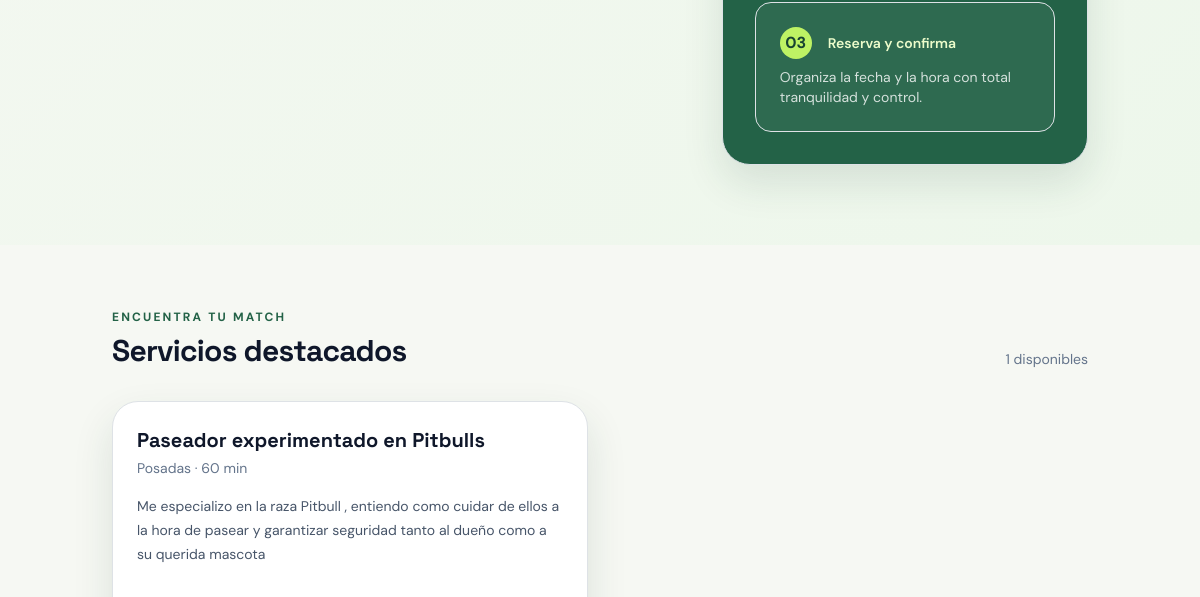
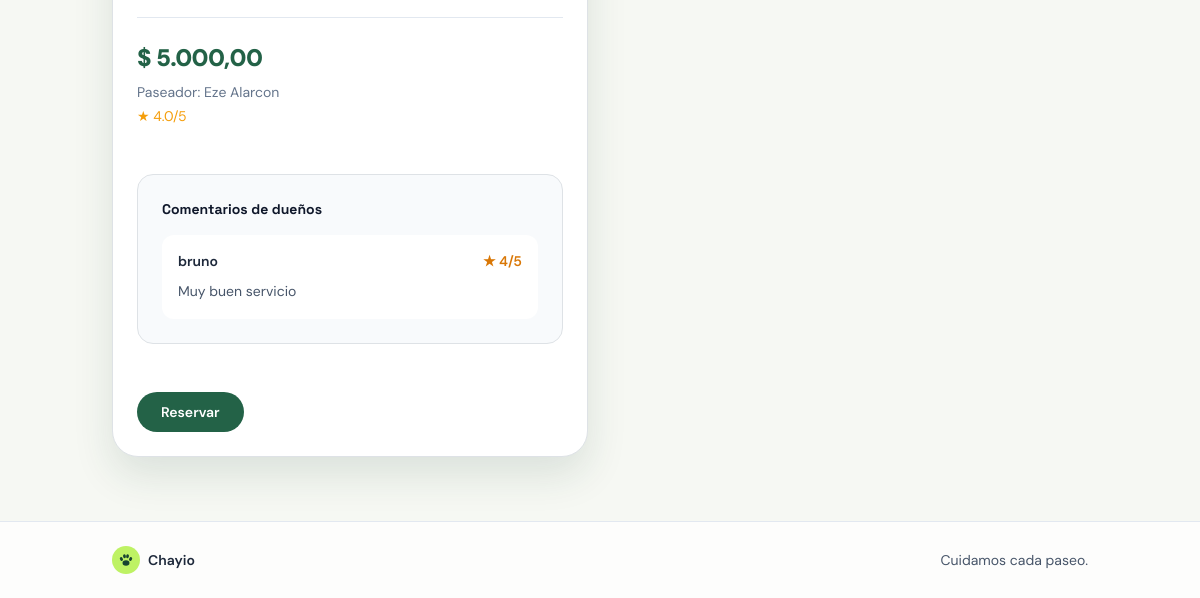
Before: / (signed in, lower part) with the older database file (2 pictures, top to bottom).
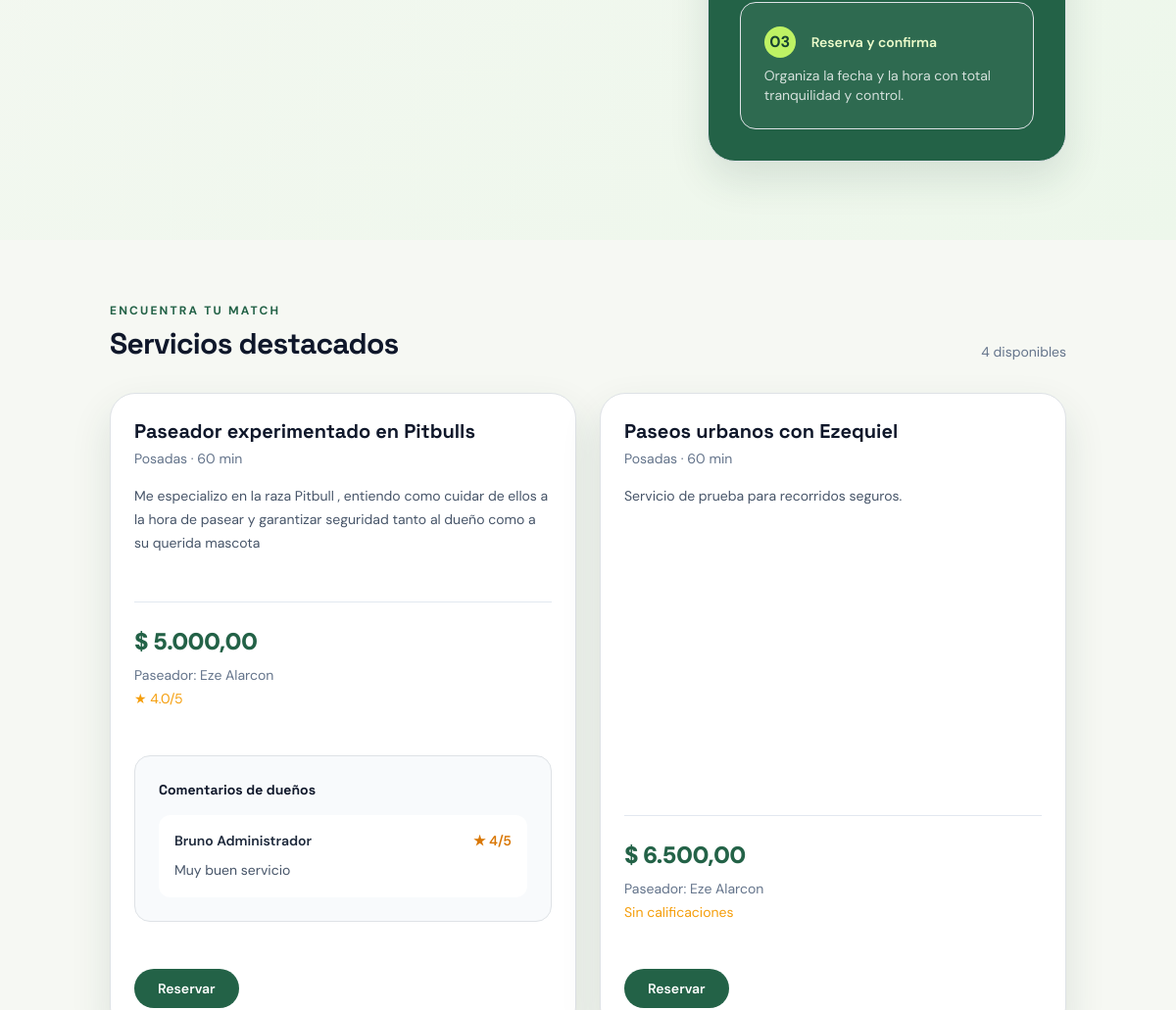
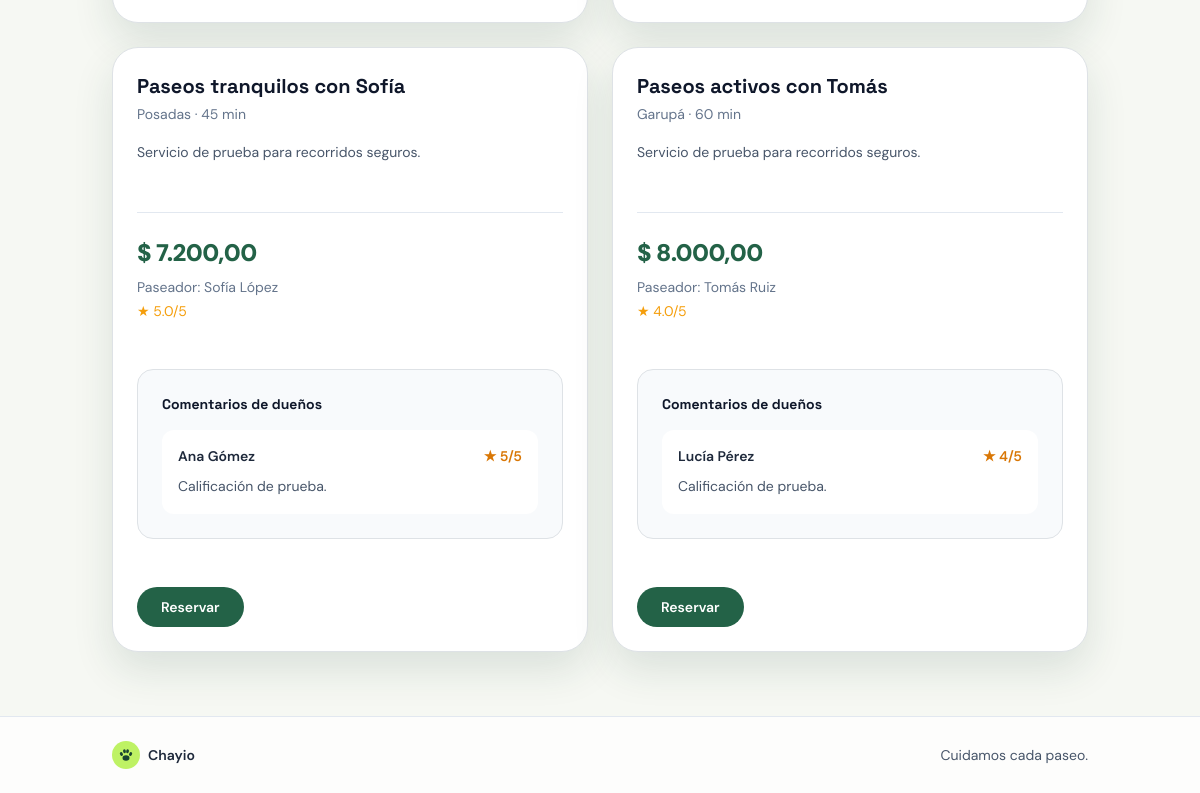
After: the same page with the newer database file (2 pictures, top to bottom).
### pet_services/models.py (models this page shows, shortened)
class ServiceOffer(models.Model):
    walker = models.ForeignKey(settings.AUTH_USER_MODEL, on_delete=models.CASCADE, related_name='service_offers')
    title = models.CharField(max_length=150)
    description = models.TextField()
    price = models.DecimalField(max_digits=8, decimal_places=2)
    duration_minutes = models.PositiveIntegerField(default=60)
    city = models.CharField(max_length=100)
    available = models.BooleanField(default=True)
    created_at = models.DateTimeField(default=timezone.now)
    class Meta:
        constraints = [
            models.CheckConstraint(condition=Q(price__gt=0), name='offer_price_positive'),
            models.CheckConstraint(condition=Q(duration_minutes__gt=0), name='offer_duration_positive'),
        ]

class Booking(models.Model):
    STATUS_CHOICES = [
        ('pending', 'Pendiente'),
        ('confirmed', 'Confirmada'),
        ('canceled', 'Cancelada'),
        ('completed', 'Completado'),
    ]
    owner = models.ForeignKey(settings.AUTH_USER_MODEL, on_delete=models.CASCADE, related_name='bookings_as_owner')
    service = models.ForeignKey('ServiceOffer', on_delete=models.CASCADE, related_name='bookings')
    pet = models.ForeignKey('Pet', on_delete=models.PROTECT, related_name='bookings')
    date = models.DateField()
    time = models.TimeField()
    pickup_address = models.CharField(max_length=255, blank=True, default='')
    notes = models.TextField(blank=True)
    status = models.CharField(max_length=20, choices=STATUS_CHOICES, default='pending')
    owner_confirmed = models.BooleanField(default=False)
    walker_confirmed = models.BooleanField(default=False)
    created_at = models.DateTimeField(default=timezone.now)
    class Meta:
        constraints = [
            models.CheckConstraint(
                condition=Q(status__in=['pending', 'confirmed', 'canceled', 'completed']),
                name='booking_status_valid',
            ),
            models.CheckConstraint(
                condition=Q(time__gte=WALKING_START_TIME, time__lte=WALKING_END_TIME),
                name='booking_time_within_walking_hours',
            ),
        ]

class WalkerRating(models.Model):
    booking = models.OneToOneField(Booking, on_delete=models.CASCADE, related_name='rating')
    score = models.PositiveSmallIntegerField(validators=[MinValueValidator(1), MaxValueValidator(5)])
    comment = models.TextField(blank=True)
    created_at = models.DateTimeField(default=timezone.now)
    class Meta:
        ordering = ['-created_at']
        constraints = [
            models.CheckConstraint(condition=Q(score__gte=1, score__lte=5), name='rating_score_between_1_5'),
        ]

### pet_services/views.py (the view)
# urls.py: 2. Add a URL to urlpatterns:  path('', views.home, name='home')
def home(request):
    completed_bookings = Booking.objects.filter(
        status='completed',
        rating__isnull=False,
    ).select_related('owner').prefetch_related('rating')
    offers = ServiceOffer.objects.filter(available=True).select_related('walker').annotate(
        walker_rating=Avg('bookings__rating__score'),
    ).prefetch_related(Prefetch(
        'bookings',
        queryset=completed_bookings,
        to_attr='completed_bookings',
    ))[:12]
    return render(request, 'pet_services/home.html', {'offers': offers})

### pet_services/templatetags/currency.py (called while the page is built)
@register.filter
def currency(value):
    formatted = format(value, ',.2f')
    return formatted.replace(',', '\0').replace('.', ',').replace('\0', '.')

### templates/pet_services/home.html (shortened to what this page needs)
{% extends 'base.html' %}
{% load static %}
{% load currency %}
{% block content %}
<section class="relative overflow-hidden bg-[radial-gradient(circle_at_top_right,_rgba(200,241,105,0.45),transparent_30%),linear-gradient(135deg,#f6f8f3_0%,#edf7eb_100%)] py-20">
    <div class="container mx-auto px-4">
        <div class="grid items-center gap-10 lg:grid-cols-[1.4fr_0.9fr]">
            <div class="rounded-[28px] border border-slate-200 bg-brand-500 p-6 text-white shadow-soft md:p-8">
                <div class="space-y-5">
                    <div class="rounded-2xl border border-white/15 bg-white/5 p-4">
                        <div class="mb-2 flex items-center gap-3">
                            <span class="inline-flex h-8 w-8 items-center justify-center rounded-full bg-lime-300 font-bold text-brand-700">03</span>
                            <span class="text-sm font-semibold text-lime-100">Reserva y confirma</span>
                        </div>
                        <p class="mb-0 text-sm text-white/80">Organiza la fecha y la hora con total tranquilidad y control.</p>
                    </div>
                </div>
            </div>
        </div>
    </div>
</section>
<section class="container mx-auto px-4 py-16">
    <div class="mb-8 flex flex-wrap items-end justify-between gap-3">
        <div>
            <div class="mb-2 text-xs font-bold uppercase tracking-[0.18em] text-brand-500">Encuentra tu match</div>
            <h2 class="m-0 text-3xl font-bold tracking-tight text-slate-900">Servicios destacados</h2>
        </div>
        <span class="text-sm text-slate-500">{{ offers|length }} disponibles</span>
    </div>
    <div class="grid gap-6 md:grid-cols-2 xl:grid-cols-3">
        {% for offer in offers %}
            <article class="flex h-full flex-col rounded-[26px] border border-slate-200 bg-white p-6 shadow-soft transition duration-200 hover:-translate-y-1 hover:shadow-xl">
                <div class="mb-3">
                    <h3 class="mb-1 text-xl font-bold text-slate-900">{{ offer.title }}</h3>
                    <div class="text-sm text-slate-500">{{ offer.city }} · {{ offer.duration_minutes }} min</div>
                </div>
                <p class="flex-1 whitespace-pre-line break-words text-sm leading-6 text-slate-600">{{ offer.description }}</p>
                <div class="mt-5 border-t border-slate-200 pt-4">
                    <div class="text-2xl font-black tracking-tight text-brand-500">$ {{ offer.price|currency }}</div>
                    <div class="mt-2 text-sm text-slate-500">Paseador: {{ offer.walker.get_full_name|default:offer.walker.username }}</div>
                    <div class="mt-1 text-sm text-amber-500">{% if offer.walker_rating %}★ {{ offer.walker_rating|floatformat:1 }}/5{% else %}Sin calificaciones{% endif %}</div>
                    {% include 'pet_services/_service_reviews.html' with bookings=offer.completed_bookings %}
                    <a class="mt-5 inline-flex items-center rounded-full bg-brand-500 px-4 py-2.5 text-sm font-semibold text-white transition hover:bg-brand-700" href="{% url 'book_service' offer.id %}">Reservar</a>
                </div>
            </article>
        {% empty %}
            <div class="md:col-span-2 xl:col-span-3">
                <div class="rounded-[22px] border border-dashed border-slate-300 bg-white px-6 py-10 text-center text-slate-500">No hay paseadores disponibles todavía. Sé el primero en publicar uno.</div>
            </div>
        {% endfor %}
    </div>
</section>
{% endblock %}

### templates/pet_services/_service_reviews.html
{% if bookings %}
    <section class="mt-5 rounded-2xl border border-slate-200 bg-slate-50 p-4">
        <h2 class="mb-3 text-sm font-bold text-slate-900">Comentarios de dueños</h2>
        <ul class="space-y-3">
            {% for booking in bookings %}
                <li class="rounded-xl bg-white p-3">
                    <div class="flex flex-wrap items-center justify-between gap-2 text-sm">
                        <span class="font-semibold text-slate-800">{{ booking.owner.get_full_name|default:booking.owner.username }}</span>
                        <span class="font-semibold text-amber-600">★ {{ booking.rating.score }}/5</span>
                    </div>
                    {% if booking.rating.comment %}
                        <p class="mb-0 mt-2 whitespace-pre-line break-words text-sm leading-6 text-slate-600">{{ booking.rating.comment }}</p>
                    {% else %}
                        <p class="mb-0 mt-2 text-sm italic text-slate-500">Sin comentario escrito.</p>
                    {% endif %}
                </li>
            {% endfor %}
        </ul>
    </section>
{% endif %}

Changed rows visible on the page:
changed through a linked row, Booking "Muy buen servicio": owner.get_full_name "bruno" → "Bruno Administrador"
added ServiceOffer: title "Paseos urbanos con Ezequiel", city "Posadas", duration_minutes "60", description "Servicio de prueba para recorridos seguros.", price "6.500,00", walker.get_full_name "Eze Alarcon", shows "Sin calificaciones"
added ServiceOffer: title "Paseos tranquilos con Sofía", city "Posadas", duration_minutes "45", description "Servicio de prueba para recorridos seguros.", price "7.200,00", walker.get_full_name "Sofía López", walker_rating "5.0"
added Booking: owner.get_full_name "Ana Gómez", rating.score "5", rating.comment "Calificación de prueba.", shown under "Paseos tranquilos con Sofía"
added ServiceOffer: title "Paseos activos con Tomás", city "Garupá", duration_minutes "60", description "Servicio de prueba para recorridos seguros.", price "8.000,00", walker.get_full_name "Tomás Ruiz", walker_rating "4.0"
added Booking: owner.get_full_name "Lucía Pérez", rating.score "4", rating.comment "Calificación de prueba.", shown under "Paseos activos con Tomás"
Other visible differences:
{{ offers|length }}: "1" → "4"
